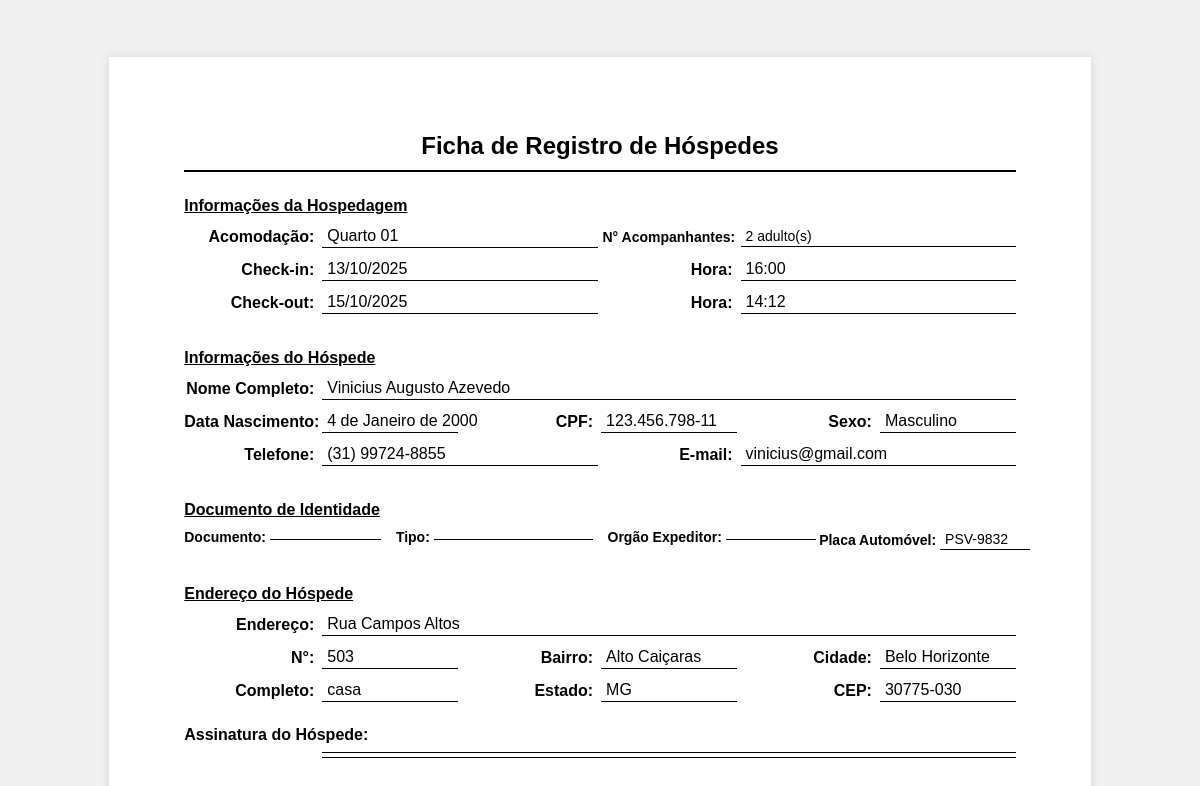
Screenshot of /reservas/21/imprimir-contrato/ (signed in) with the database file from the repository.
### gestao/models.py (models this page shows, shortened)
class Acomodacao(models.Model):
    STATUS_CHOICES = (
        ('disponivel', 'Disponível'),
        ('ocupado', 'Ocupado'),
        ('manutencao', 'Em Manutenção'),
        ('limpeza', 'Limpeza'),
    )
    numero = models.CharField(max_length=10, unique=True)
    tipo = models.ForeignKey(TipoAcomodacao, on_delete=models.PROTECT, related_name='acomodacoes')
    descricao = models.TextField(null=True, blank=True)
    capacidade = models.PositiveIntegerField(default=1, help_text="Número máximo de hóspedes.")
    qtd_camas = models.PositiveIntegerField(default=1, help_text="Quantidade de camas no quarto.")
    status = models.CharField(max_length=20, choices=STATUS_CHOICES, default='disponivel')
    history = HistoricalRecords()
    @property
    def nome_display(self):
        if self.numero in ('1', '2'):
            return f"Chalé {self.numero}"
        else:
            return f"Quarto {self.numero}"

class Reserva(models.Model):
    STATUS_CHOICES = (
        ('pre_reserva', 'Pré-reserva'),
        ('confirmada', 'Confirmada'),
        ('checkin', 'Check-in Realizado'),
        ('checkout', 'Check-out Realizado'),
        ('cancelada', 'Cancelada'),
    )
    cliente = models.ForeignKey(Cliente, on_delete=models.CASCADE, related_name='reservas')
    acomodacao = models.ForeignKey(Acomodacao, on_delete=models.CASCADE, related_name='reservas')
    data_checkin = models.DateTimeField()
    data_checkout = models.DateTimeField()
    data_reserva = models.DateTimeField(auto_now_add=True)
    status = models.CharField(max_length=20, choices=STATUS_CHOICES, default='pre_reserva')
    num_adultos = models.PositiveIntegerField("N° Adultos", default=1, help_text="N° de adultos") # Atualizado 18.09.25
    num_criancas_5 = models.PositiveIntegerField("N° Crianças até 5 anos", default=0, help_text="Crianças até 5 anos") # Atualizado 18.09.25
    num_criancas_12 = models.PositiveIntegerField("N° Crianças de 6 a 12 anos", default=0, help_text="Crianças de 6 a 12 anos") # Atualizado 18.09.25
    valor_total_diarias = models.DecimalField(max_digits=10, decimal_places=2, default=0.0)
    placa_automovel = models.CharField(max_length=15, null=True, blank=True, verbose_name="Placa do Automóvel") # Atualizado 06.10.25
    history = HistoricalRecords()
    valor_consumo = models.DecimalField(max_digits=10, decimal_places=2, default=0.0)
    desconto = models.DecimalField(max_digits=10, decimal_places=2, default=0.0)
    valor_extra = models.DecimalField(max_digits=10, decimal_places=2, default=0.0, help_text="Taxas ou valores adicionais.")
    valor_total_pago = models.DecimalField(max_digits=10, decimal_places=2, null=True, blank=True)

class Cliente(models.Model):
    SEXO_CHOICES = (
        ('Masculino', 'Masculino'),
        ('Feminino', 'Feminino'),
        ('Outro', 'Outro'),
    )
    nome_completo = models.CharField(max_length=150)
    cpf = models.CharField(max_length=14, unique=True, help_text="Formato: 000.000.000-00")
    email = models.EmailField(unique=True, null=True, blank=True)
    telefone = models.CharField(max_length=20)
    data_cadastro = models.DateTimeField(auto_now_add=True)
    data_nascimento = models.DateField(null=True, blank=True) # Atualizado 18.09.25
    cep = models.CharField(max_length=9, null=True, blank=True, help_text="Formato: 00000-000") # Atualizado 18.09.25
    logradouro = models.CharField(max_length=255, null=True, blank=True, verbose_name="Rua/Logradouro") # Atualizado 18.09.25
    numero = models.CharField(max_length=20, null=True, blank=True) # Atualizado 18.09.25
    complemento = models.CharField(max_length=100, null=True, blank=True) # Atualizado 18.09.25
    bairro = models.CharField(max_length=100, null=True, blank=True) # Atualizado 18.09.25
    cidade = models.CharField(max_length=100, null=True, blank=True) # Atualizado 18.09.25
    estado = models.CharField(max_length=2, null=True, blank=True, verbose_name="UF") # Atualizado 18.09.25
    foto = models.ImageField(upload_to='clientes_fotos/', null=True, blank=True, verbose_name="Foto do Cliente") # Atualizado 24.09.25
    sexo = models.CharField(max_length=10, choices=SEXO_CHOICES, null=True, blank=True) # Atualizado 09.10.25
    history = HistoricalRecords()

### gestao/views.py (the view)
# urls.py: path('reservas/<int:pk>/imprimir-contrato/', views.imprimir_contrato_checkin, name='imprimir_contrato_checkin'),
@login_required
def imprimir_contrato_checkin(request, pk):
    reserva = get_object_or_404(Reserva, pk=pk)
    context = {
        'reserva': reserva,
        'cliente': reserva.cliente,
        'acomodacao': reserva.acomodacao,
    }
    return render(request, 'gestao/contrato_checkin.html', context)

### templates/gestao/contrato_checkin.html (shortened to what this page needs)
<!DOCTYPE html>
<html lang="pt">
<head>
</head>
<body onload="window.print()">
<div class="contract-container">
    <div class="header">
        <h1>Ficha de Registro de Hóspedes</h1>
    </div>
    <div class="section-title">Informações da Hospedagem</div>
    <div class="row">
        <div class="field-group">
            <span class="label">Acomodação:</span>
            <span class="value filled-field">{{ acomodacao.nome_display }}</span>
        </div>
        <div class="field-group small-text">
            <span class="label">N° Acompanhantes:</span>
            <span class="value filled-field">
                {{ reserva.num_adultos }} adulto(s)
            </span>
        </div>
    </div>
    <div class="row">
        <div class="field-group">
            <span class="label">Check-in:</span>
            <span class="value">{{ reserva.data_checkin|date:"d/m/Y" }}</span>
        </div>
        <div class="field-group">
            <span class="label">Hora:</span>
            <span class="value">{{ reserva.data_checkin|date:"H:i" }}</span>
        </div>
    </div>
    <div class="row">
        <div class="field-group">
            <span class="label">Check-out:</span>
            <span class="value">{{ reserva.data_checkout|date:"d/m/Y" }}</span>
        </div>
        <div class="field-group">
            <span class="label">Hora:</span>
            <span class="value">{% now "H:i" %}</span>
        </div>
    </div>
    <div class="section-title">Informações do Hóspede</div>
    <div class="row">
        <div class="field-group">
            <span class="label">Nome Completo:</span>
            <span class="value filled-field">{{ cliente.nome_completo }}</span>
        </div>
    </div>
    <div class="row">
        <div class="field-group">
            <span class="label">Data Nascimento:</span>
            <span class="value filled-field">{{ cliente.data_nascimento }}</span>
        </div>
        <div class="field-group">
            <span class="label">CPF:</span>
            <span class="value filled-field">{{ cliente.cpf }}</span>
        </div>
        <div class="field-group">
            <span class="label">Sexo:</span>
            <span class="value filled-field">{{ cliente.sexo }}</span>
        </div>
    </div>
    <div class="row">
        <div class="field-group">
            <span class="label">Telefone:</span>
            <span class="value filled-field">{{ cliente.telefone }}</span>
        </div>
        <div class="field-group">
            <span class="label">E-mail:</span>
            <span class="value filled-field">{{ cliente.email }}</span>
        </div>
    </div>
    <div class="section-title">Documento de Identidade</div>
    <div class="row doc-row">
        <div class="field-group small-text">
            <span class="label">Documento:</span>
            <span class="value filled-field"></span>
        </div>
        <div class="field-group small-text">
            <span class="label">Tipo:</span>
            <span class="value filled-field"></span>
        </div>
        <div class="field-group small-text">
            <span class="label">Orgão Expeditor:</span>
            <span class="value filled-field"></span>
        </div>
        <div class="field-group small-text">
            <span class="label">Placa Automóvel:</span>
            <span class="value filled-field">{{ reserva.placa_automovel }}</span>
        </div>
    </div>
    <div class="section-title">Endereço do Hóspede</div>
    <div class="row">
        <div class="field-group">
            <span class="label">Endereço:</span>
            <span class="value filled-field">{{ cliente.logradouro }}</span>
        </div>
    </div>
    <div class="row">
        <div class="field-group">
            <span class="label">N°:</span>
            <span class="value filled-field">{{ cliente.numero }}</span>
        </div>
        <div class="field-group">
            <span class="label">Bairro:</span>
            <span class="value filled-field">{{ cliente.bairro }}</span>
        </div>
        <div class="field-group">
            <span class="label">Cidade:</span>
            <span class="value filled-field">{{ cliente.cidade }}</span>
        </div>
    </div>
    <div class="row">
        <div class="field-group">
            <span class="label">Completo:</span>
            <span class="value filled-field">{{ cliente.complemento }}</span>
        </div>
        <div class="field-group">
            <span class="label">Estado:</span>
            <span class="value filled-field">{{ cliente.estado }}</span>
        </div>
        <div class="field-group">
            <span class="label">CEP:</span>
            <span class="value filled-field">{{ cliente.cep }}</span>
        </div>
    </div>
    <div class="field-group">
        <span class="label">Assinatura do Hóspede:</span>
        <span class="value signature-line"></span>
    </div>
</div>
</body>
</html>

### templates/gestao/contrato_checkin.html (style rules this page uses)
body { font-family: Arial, sans-serif; margin: 0; padding: 15mm; box-sizing: border-box; background-color: #f0f0f0; display: flex; justify-content: center; }
.contract-container { width: 220mm; height: 297mm; padding: 20mm; background-color: white; box-shadow: 0 0 10px rgba(0, 0, 0, 0.1); position: relative; }
.header { text-align: center; border-bottom: 2px solid #000; padding-bottom: 10px; margin-bottom: 20px; }
.header h1 { margin: 0; font-size: 24px; }
.section-title { font-weight: bold; text-decoration: underline; margin-top: 25px; margin-bottom: 10px; }
.field-group { margin-bottom: 10px; display: flex; align-items: center; flex: 1; min-width: 180px; }
.field-group .label { font-weight: bold; margin-right: 8px; width: 130px; text-align: right; white-space: nowrap; }
.field-group .value { border-bottom: 1px solid #000; flex-grow: 1; padding: 2px 5px; min-width: 80px; white-space: nowrap; }
.row { display: flex; gap: 5px; flex-wrap: nowrap; }
.signature-line { margin-top: 40px; border-top: 1px solid #000; text-align: center; padding-top: 5px; font-size: 14px; }
.small-text .label, .small-text .value { font-size: 14px; }
.filled-field { font-weight: normal; }
.doc-row { display: flex; justify-content: space-between; align-items: flex-start; gap: 15px; flex-wrap: nowrap; }
.doc-row .field-group { flex: 1; }
.doc-row .label { width: auto; text-align: left; margin-right: 4px; }

### rows the page displays
Acomodacao: nome_display "Quarto 01"
Reserva: num_adultos "2", data_checkin "13/10/2025", data_checkin "16:00", data_checkout "15/10/2025", placa_automovel "PSV-9832"
Cliente: nome_completo "Vinicius Augusto Azevedo", data_nascimento "4 de Janeiro de 2000", cpf "123.456.798-11", sexo "Masculino", telefone "(31) 99724-8855", email "vinicius@gmail.com", logradouro "Rua Campos Altos", numero "503", bairro "Alto Caiçaras", cidade "Belo Horizonte", complemento "casa", estado "MG", cep "30775-030"
